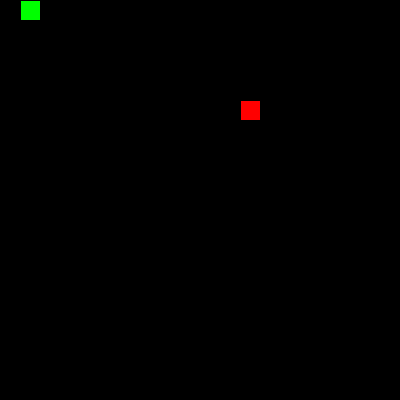
Frame 1 (no input)
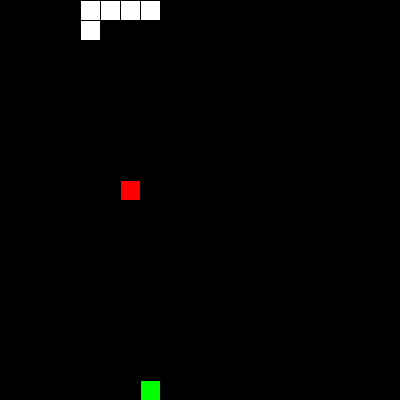
Frame 60 (the mouse pressed at the canvas centre just before this capture)
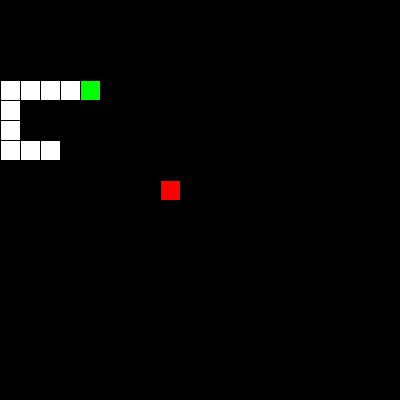
Frame 120 (the mouse held since frame 60 and released just before this capture)

The Processing sketch that drew these frames (run headless with seeded random() and noise(); from frame 60 on, the mouse is pressed at the canvas centre):

// Processing sketch: snake
// ── snake.pde
Snakes s;
int x1;
int y1;
int[] directions;
int[] walls;
void setup(){
  s=new Snakes();
  directions=new int[4];
  directions[3]=1;
  walls=new int[4];
  background(0);
  frameRate(10);
  size(400,400);
  setLocation();
  
}
void draw(){
  if(s.total<20){
    frameRate(10);
  }
  else{
    frameRate(7+s.total/5);
  }
  background(0);
  
  s.ifwall();
  s.AI(x1*s.scl,y1*s.scl);
  s.update();
  s.death();
  s.show();
  
  if(s.eat(x1*s.scl,y1*s.scl)){
    setLocation();
  }
  fill(255,0,0);
  rect(x1*s.scl,y1*s.scl,s.scl,s.scl);
  
}
void setLocation(){  
  boolean redo=true;
  while(redo){
    redo=false;
    x1=int(random(0,width/s.scl));
    y1=int(random(0,height/s.scl));
    for(int i=0;i<s.tail.length;i+=1){
      if(x1*s.scl==s.tail[i][0]&&y1*s.scl==s.tail[i][1]){
        redo=true;
      }
      
    }
  }
   
}
void keyPressed(){
  if(keyCode==UP){
    s.dir(0,-1);
  }
  if(keyCode==DOWN){
    s.dir(0,1);
  }
  if(keyCode==RIGHT){
    s.dir(1,0);
  }
  if(keyCode==LEFT){
    s.dir(-1,0);
  }
}

// ── Snakes.pde
class Snakes{
  float x;
  float y;
  float scl;
  float speedx;
  float speedy;
  float[][] tail;
  int total;
  Snakes(){
    scl=20;
    x=0;
    y=0;
    speedx=1;
    speedy=0;
    total=0;
    tail=new float[4800][2];
    for(int i=0;i<tail.length;i+=1){
      for(int j=0;j<2;j+=1){
        tail[i][j]=-100;
      }
    }
  }
  void update(){
    
    if(total>0){
      for(int i=0;i<tail.length-1;i+=1){
        for(int j=0;j<2;j+=1){
        tail[i][j]=tail[i+1][j];
        }
      }
    }
    if(total>0){
      tail[total-1][0]=x;
      tail[total-1][1]=y;
    }
    
    x+=speedx*scl;
    y+=speedy*scl;
    if(x>=width){
      x=0;
    }
    else if(x<0){
      x=width-scl;
    }
    if(y>=height){
      y=0;
    }
    else if(y<0){
      y=height-scl;
    }
    //x=constrain(x,0,width-scl);
    //y=constrain(y,0,height-scl);
  
  }
  void show(){
    fill(255);
    if(total>0){
      for(int i=0;i<tail.length;i+=1){
        rect(tail[i][0],tail[i][1],scl,scl);
      }
    }
    fill(0,255,0);
    rect(x,y,scl,scl);
  }
  void dir(float dx,float dy){
    speedx=dx;
    speedy=dy;
  }
  boolean eat(float posx,float posy){
    float d=dist(x,y,posx,posy);
    if(d<1){
      total+=1;
      return true;
    }
    else{
      return false;
    }
  }
  void AI(float posx,float posy){
    float dx=posx-x;
    float dy=posy-y;
    //right
    if(dx>0){
      if((walls[3]==1&&walls[0]==1&&walls[2]==1)||(walls[0]==1&&walls[3]==1&&walls[1]==0&&walls[2]==0)||(walls[3]==1&&walls[2]==1&&walls[0]==0&&walls[1]==0)){
        speedx=0;
        speedy=1;
      }
      else if((walls[2]==1&&walls[3]==1&&walls[1]==1)||(walls[3]==1&&walls[1]==1&&walls[0]==0&&walls[2]==0)||(walls[3]==1&&walls[2]==0&&walls[1]==0&&walls[0]==0)){
        speedx=0;
        speedy=-1;
      }
      else if(walls[0]==1&&walls[1]==1&&walls[3]==1&&walls[2]==0){
        speedx=-1;
        speedy=0;
      }
      else{
        speedx=1;
        speedy=0;
      }
    }
    //left
    else if(dx<0){
      if((walls[3]==1&&walls[0]==1&&walls[2]==1)||(walls[0]==1&&walls[2]==1&&walls[1]==0&&walls[3]==0)||(walls[2]==1&&walls[3]==1&&walls[0]==0&&walls[1]==0)){
        speedx=0;
        speedy=1;
      }
      else if((walls[2]==1&&walls[3]==1&&walls[1]==1)||(walls[2]==1&&walls[1]==1&&walls[0]==0&&walls[3]==0)||(walls[3]==0&&walls[2]==1&&walls[1]==0&&walls[0]==0)){
        speedx=0;
        speedy=-1;
      }
      else if(walls[0]==1&&walls[1]==1&&walls[2]==1&&walls[3]==0){
        speedx=1;
        speedy=0;
      }
      else{
        speedx=-1;
        speedy=0;
      }
    }
    //up
    else if(dy<0){
      if((walls[0]==1&&walls[1]==1&&walls[2]==1)||(walls[0]==1&&walls[2]==1&&walls[1]==0&&walls[3]==0)||(walls[0]==1&&walls[1]==1&&walls[2]==0&&walls[3]==0)){
        speedx=1;
        speedy=0;
      }
      else if((walls[0]==1&&walls[1]==1&&walls[3]==1)||(walls[0]==1&&walls[3]==1&&walls[1]==0&&walls[2]==0)||(walls[3]==0&&walls[2]==0&&walls[1]==0&&walls[0]==1)){
        speedx=-1;
        speedy=0;
      }
      else if(walls[0]==1&&walls[2]==1&&walls[3]==1&&walls[1]==0){
        speedx=0;
        speedy=1;
      }
      else{
        speedx=0;
        speedy=-1;
      }
    }
    //down
    else if(dy>0){
      if((walls[0]==1&&walls[1]==1&&walls[2]==1)||(walls[2]==1&&walls[1]==1&&walls[0]==0&&walls[3]==0)||(walls[1]==1&&walls[0]==1&&walls[2]==0&&walls[3]==0)){
        speedx=1;
        speedy=0;
      }
      else if((walls[0]==1&&walls[1]==1&&walls[3]==1)||(walls[1]==1&&walls[3]==1&&walls[0]==0&&walls[2]==0)||(walls[3]==0&&walls[2]==0&&walls[1]==1&&walls[0]==0)){
        speedx=-1;
        speedy=0;
      }
      else if(walls[1]==1&&walls[2]==1&&walls[3]==1&&walls[0]==0){
        speedx=0;
        speedy=-1;
      }
      else{
        speedx=0;
        speedy=1;
      }
    }
    
    
    
    
  }
  void ifwall(){
    for(int i=0;i<walls.length;i+=1){
      walls[i]=0;
    }
    
    for(int i=0;i<tail.length;i+=1){
      //right
      if(x+scl==tail[i][0]&&y==tail[i][1]){
        walls[3]=1;
      }
      //left
      if(x-scl==tail[i][0]&&y==tail[i][1]){
        walls[2]=1;
      }      
      //up
      if(y+scl==tail[i][1]&&x==tail[i][0]){
        walls[1]=1;
      }     
      //down
      if(y-scl==tail[i][1]&&x==tail[i][0]){
        walls[0]=1;
      }
    
    }
    if(x+scl==width){
      for(int i=0;i<tail.length;i+=1){
        if(tail[i][0]==0&&y==tail[i][1]){
          walls[3]=1;
        }
      }
    }
    if(x==0){
      for(int i=0;i<tail.length;i+=1){
        if(tail[i][0]==width-scl&&y==tail[i][1]){
          walls[2]=1;
        }
      }
    }
    if(y+scl==height){
      for(int i=0;i<tail.length;i+=1){
        if(tail[i][1]==0&&x==tail[i][0]){
          walls[1]=1;
        }
      }
    }
    if(y==0){
      for(int i=0;i<tail.length;i+=1){
        if(tail[i][1]==height-scl&&x==tail[i][0]){
          walls[0]=1;
        }
      }
    }
    //println(walls);
  } 
  void death(){
    if(walls[0]==1&&walls[1]==1&&walls[2]==1&&walls[3]==1){
      for(int i=0;i<tail.length;i+=1){
        tail[i][0]=-100;
        tail[i][1]=-100;
      }
      total=0;
    }
  }
}
